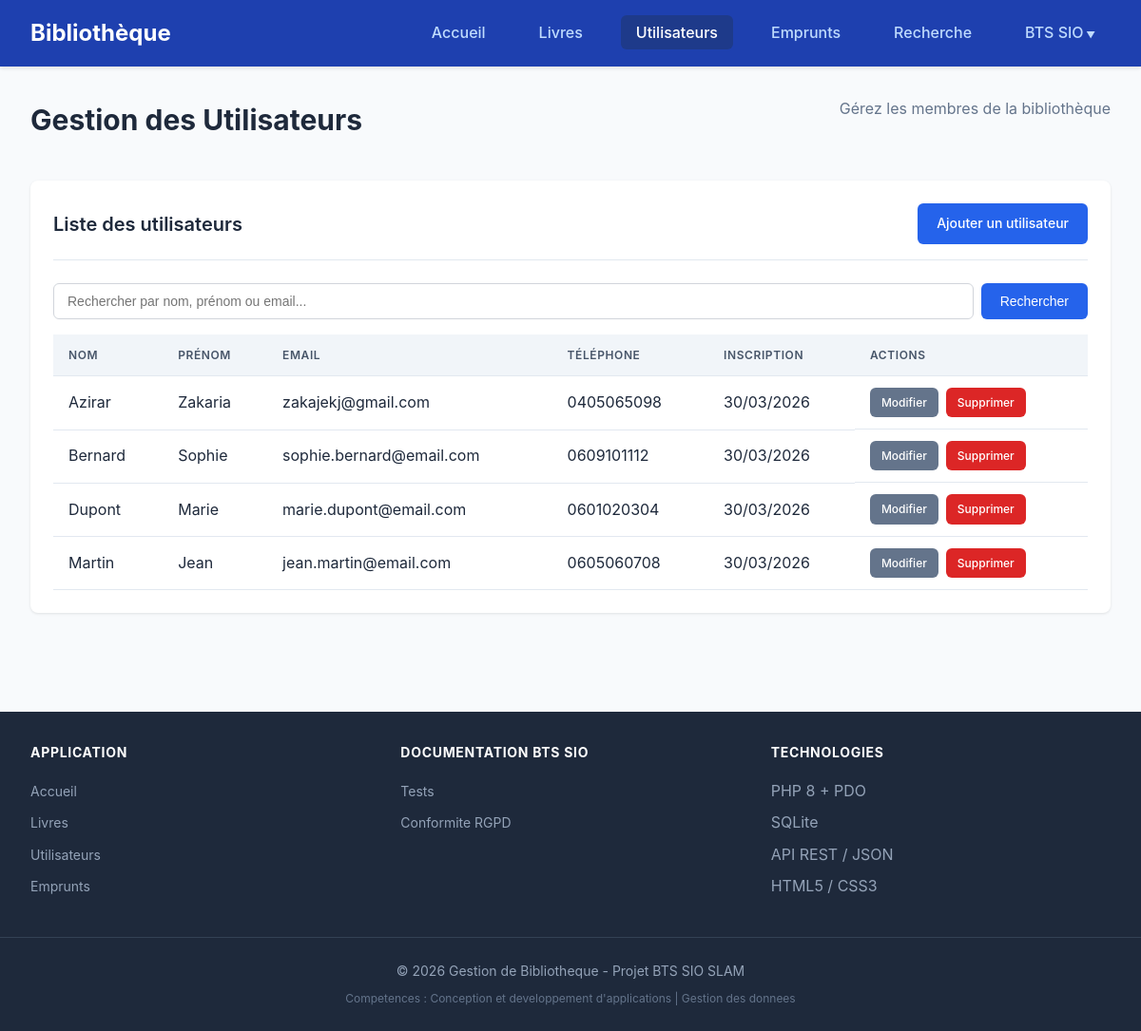
The app's page /utilisateurs.php, older data.
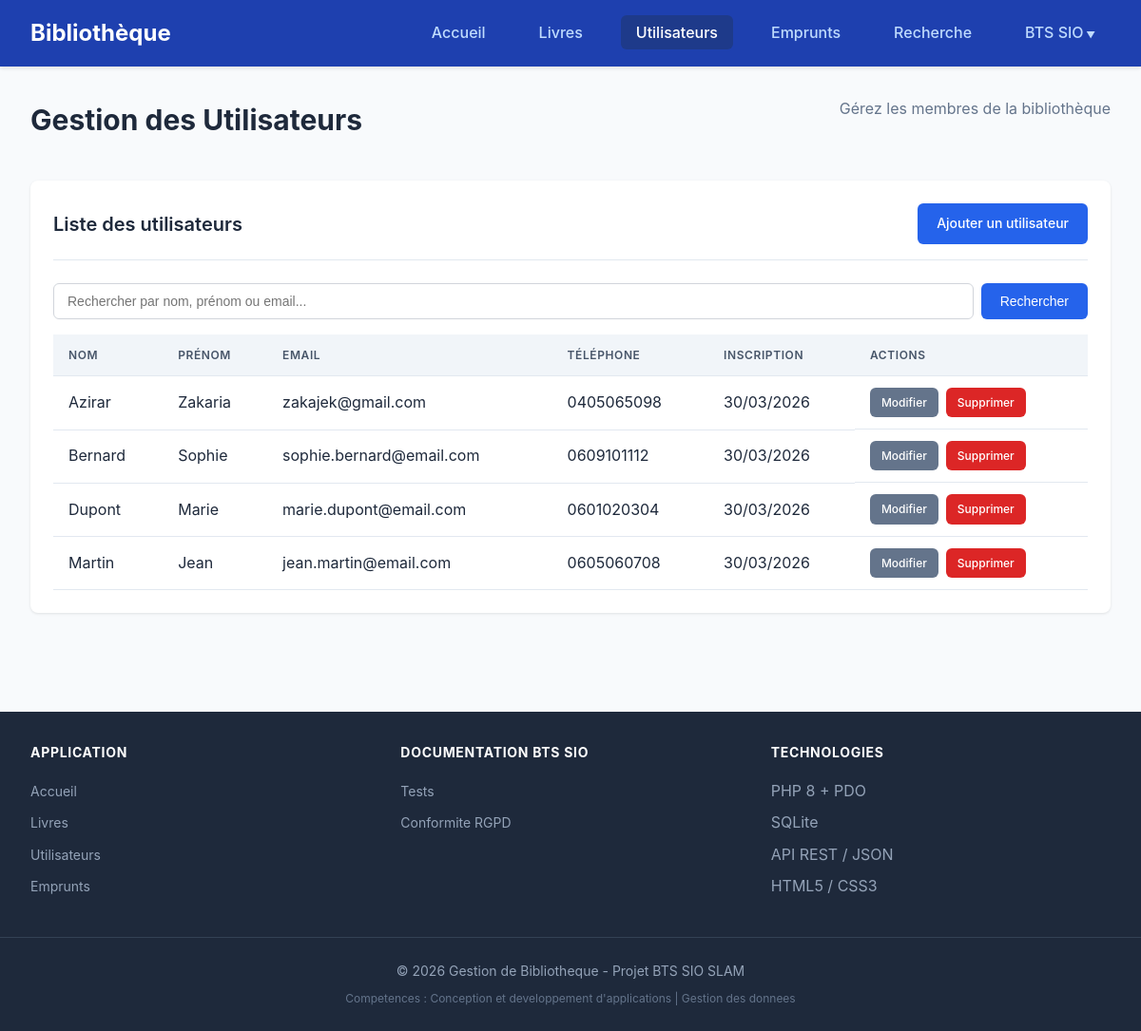
The same page, newer data.
### tables this page shows
CREATE TABLE utilisateurs (
                id INTEGER PRIMARY KEY AUTOINCREMENT,
                nom VARCHAR(100) NOT NULL,
                prenom VARCHAR(100) NOT NULL,
                email VARCHAR(255) UNIQUE NOT NULL,
                telephone VARCHAR(20),
                adresse TEXT,
                date_inscription DATETIME DEFAULT CURRENT_TIMESTAMP,
                actif INTEGER DEFAULT 1
            );

### utilisateurs.php (the view, shortened to what the changed rows need)
<?php
require_once 'config/database.php';
$db = Database::getInstance()->getConnection();
$action = isset($_GET['action']) ? $_GET['action'] : 'liste';
$editUtilisateur = null;
$recherche = isset($_GET['recherche']) ? $_GET['recherche'] : '';
if ($recherche) {
    $stmt = $db->prepare("SELECT * FROM utilisateurs WHERE nom LIKE ? OR prenom LIKE ? OR email LIKE ? ORDER BY nom, prenom");
    $searchTerm = '%' . $recherche . '%';
    $stmt->execute([$searchTerm, $searchTerm, $searchTerm]);
} else {
    $stmt = $db->query("SELECT * FROM utilisateurs ORDER BY nom, prenom");
}
$utilisateurs = $stmt->fetchAll();
include 'includes/header.php';
?>
<div class="page-header">
    <h1>Gestion des Utilisateurs</h1>
</div>
<?php if ($action === 'ajouter' || $action === 'modifier'): ?>
    <div class="card">
        <div class="card-header">
            <h2 class="card-title"><?php echo $action === 'ajouter' ? 'Ajouter un utilisateur' : 'Modifier l\'utilisateur'; ?></h2>
            <a href="utilisateurs.php" class="btn btn-secondary">Retour à la liste</a>
        </div>
        <form method="POST">
            <?php if ($editUtilisateur): ?>
                <input type="hidden" name="id" value="<?php echo $editUtilisateur['id']; ?>">
            <?php endif; ?>
            <div class="form-row">
                <div class="form-group">
                    <label class="form-label">Nom *</label>
                    <input type="text" name="nom" class="form-control" required
                           value="<?php echo $editUtilisateur ? htmlspecialchars($editUtilisateur['nom']) : ''; ?>">
                </div>
                <div class="form-group">
                    <label class="form-label">Prénom *</label>
                    <input type="text" name="prenom" class="form-control" required
                           value="<?php echo $editUtilisateur ? htmlspecialchars($editUtilisateur['prenom']) : ''; ?>">
                </div>
            </div>
            <div class="form-row">
                <div class="form-group">
                    <label class="form-label">Email *</label>
                    <input type="email" name="email" class="form-control" required
                           value="<?php echo $editUtilisateur ? htmlspecialchars($editUtilisateur['email']) : ''; ?>">
                </div>
                <div class="form-group">
                    <label class="form-label">Téléphone</label>
                    <input type="tel" name="telephone" class="form-control"
                           value="<?php echo $editUtilisateur ? htmlspecialchars($editUtilisateur['telephone']) : ''; ?>">
                </div>
            </div>
            <div class="form-group">
                <label class="form-label">Adresse</label>
                <textarea name="adresse" class="form-control" rows="3"><?php echo $editUtilisateur ? htmlspecialchars($editUtilisateur['adresse']) : ''; ?></textarea>
            </div>
            <button type="submit" name="<?php echo $action === 'ajouter' ? 'ajouter' : 'modifier'; ?>" class="btn btn-primary">
                <?php echo $action === 'ajouter' ? 'Ajouter l\'utilisateur' : 'Enregistrer les modifications'; ?>
            </button>
        </form>
    </div>
<?php else: ?>
    <div class="card">
        <div class="card-header">
            <h2 class="card-title">Liste des utilisateurs</h2>
        </div>
        <?php if (empty($utilisateurs)): ?>
            <p style="color: #64748b; text-align: center; padding: 2rem;">Aucun utilisateur trouvé</p>
        <?php else: ?>
            <table>
                <thead>
                    <tr>
                        <th>Nom</th>
                        <th>Prénom</th>
                        <th>Email</th>
                        <th>Téléphone</th>
                        <th>Inscription</th>
                        <th>Actions</th>
                    </tr>
                </thead>
                <tbody>
                    <?php foreach ($utilisateurs as $utilisateur): ?>
                    <tr>
                        <td><?php echo htmlspecialchars($utilisateur['nom']); ?></td>
                        <td><?php echo htmlspecialchars($utilisateur['prenom']); ?></td>
                        <td><?php echo htmlspecialchars($utilisateur['email']); ?></td>
                        <td><?php echo htmlspecialchars($utilisateur['telephone']); ?></td>
                        <td><?php echo date('d/m/Y', strtotime($utilisateur['date_inscription'])); ?></td>
                        <td class="actions">
                            <a href="utilisateurs.php?action=modifier&id=<?php echo $utilisateur['id']; ?>" class="btn btn-secondary btn-sm">Modifier</a>
                            <a href="utilisateurs.php?supprimer=<?php echo $utilisateur['id']; ?>" class="btn btn-danger btn-sm"
                               onclick="return confirm('Êtes-vous sûr de vouloir supprimer cet utilisateur?')">Supprimer</a>
                        </td>
                    </tr>
                    <?php endforeach; ?>
                </tbody>
            </table>
        <?php endif; ?>
    </div>
<?php endif; ?>
<?php include 'includes/footer.php'; ?>

Row changes from the older to the newer data that the page shows:
changed utilisateurs "Azirar": email "zakajekj@gmail.com" → "zakajek@gmail.com"
